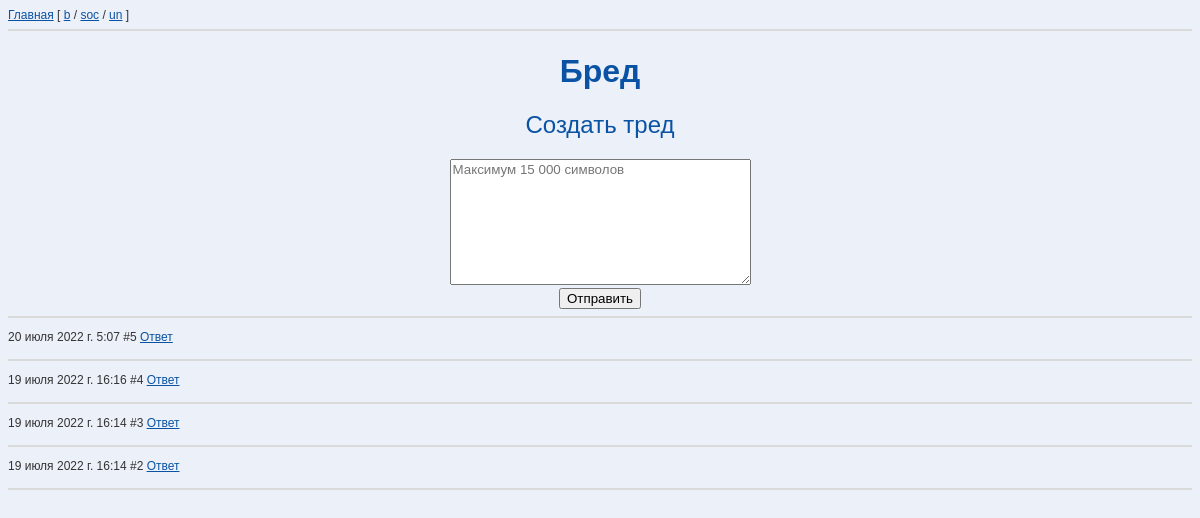
Page /b/ on the earlier database version.
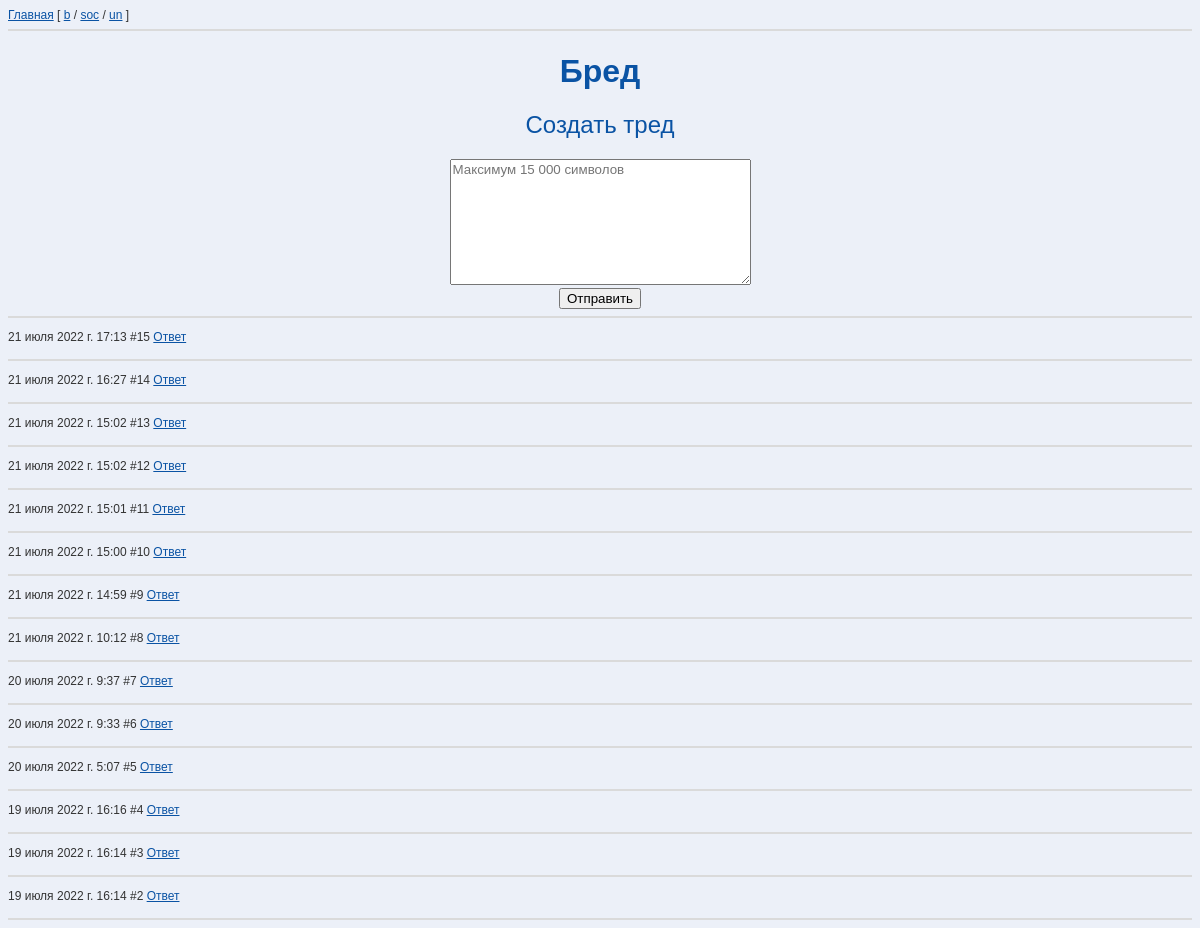
Same page on the later database version.
### board/models.py (models this page shows, shortened)
class Post(models.Model):
    text = models.TextField(max_length=15000)
    title = models.CharField(max_length=200, blank=True)
    pub_date = models.DateTimeField(auto_now_add=now)
    board = models.CharField(max_length=5)
    parent = models.ForeignKey("self",
                               null=True,
                               on_delete=models.CASCADE,
                               related_name='comments',
                               )  # Able to assign only while creating
    reply_to = models.ForeignKey("self",
                                 null=True,
                                 on_delete=models.SET_NULL,
                                 related_name='replies',
                                 )  # Able to assign only while creating

### board/views.py (the view)
# urls.py: path('', views.get_board_view, name='index'),
def get_board_view(request, brd):
    if brd not in BOARDS.keys():
        return HttpResponseNotFound('<h1>Page not found</h1>')
    posts = reversed(Post.objects.filter(board=brd, parent=None))
    if request.method == 'POST':
        form = PostForm(request.POST)
        if form.is_valid():
            new_post = form.save(commit=False)
            new_post.board = brd
            new_post.save()
            return HttpResponseRedirect(f'/{brd}/')
    else:
        form = PostForm()
    return render(request, 'board/index.html', {
        'form': form,
        'posts': posts,
        'brd': brd,
        'board_name': BOARDS[brd],
        'title': f'/{brd}/ – {BOARDS[brd]}',
})

### board/models.py
class PostForm(ModelForm):
    class Meta:
        model = Post
        fields = ['text']

### board/templates/board/index.html (shortened to what this page needs)
{% extends 'board/base.html' %}
{% block content %}
<div class="home">
    <h1>{{ board_name }}</h1>
    <h2>Создать тред</h2>
    <form action="/{{ brd }}/" method="post" >
        <label>
            <textarea type="text" name="text" rows="8" cols="35" placeholder="Максимум 15 000 символов"></textarea>
        </label> <br>
        <input type="submit" value="Отправить">
    </form>
</div>
    <hr>
{% for post in posts %}
    <div class="post">
    <p class="date">
    {{ post.pub_date }} #{{ post.pk }} <a href="/{{ brd }}/thread/{{ post.pk }}">Ответ</a>
    </p><p style="white-space: pre-line">{{ post.text }}</p>
    </div>
    <hr>
{% endfor %}
{% endblock %}

Differences in the rows shown:
added Post: pub_date "21 июля 2022 г. 17:13", pk "15"
added Post: pub_date "21 июля 2022 г. 16:27", pk "14"
added Post: pub_date "21 июля 2022 г. 15:02", pk "13"
added Post: pub_date "21 июля 2022 г. 15:02", pk "12"
added Post: pub_date "21 июля 2022 г. 15:01", pk "11"
added Post: pub_date "21 июля 2022 г. 15:00", pk "10"
added Post: pub_date "21 июля 2022 г. 14:59", pk "9"
added Post: pub_date "21 июля 2022 г. 10:12", pk "8"
added Post: pub_date "20 июля 2022 г. 9:37", pk "7"
added Post: pub_date "20 июля 2022 г. 9:33", pk "6"
